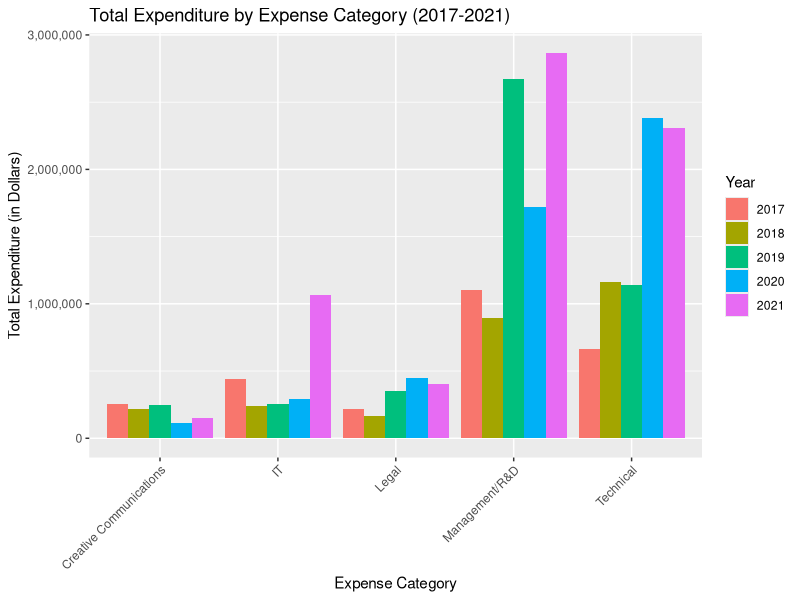
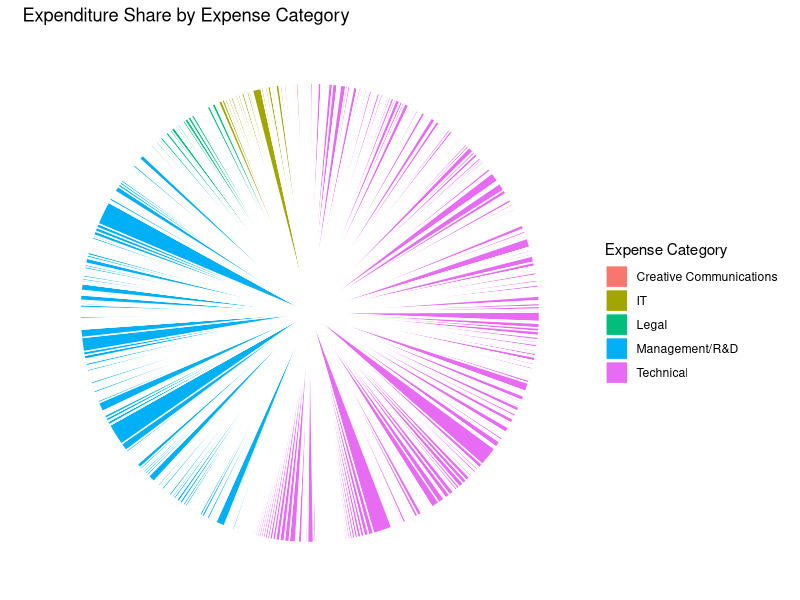
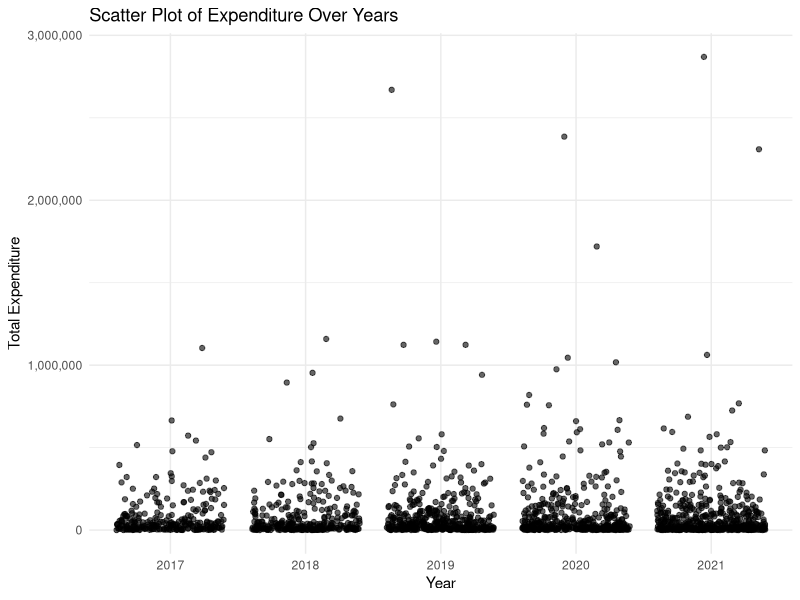
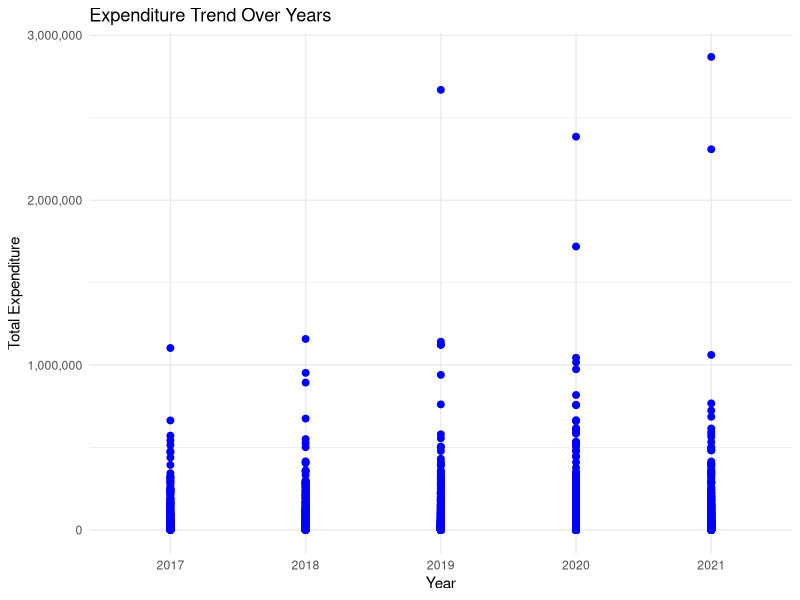

Reproduce these figures in R, in order.
## ---- chunk 1
#| include: false
#| warning: false
#| message: false

library(tidyverse)
library(palmerpenguins)
## ---- chunk 2
#| echo: false
#| message: false
#| warning: false
#| tbl-cap: Sample of Cleaned Consulting Expenditure Data 2021
#| label: tbl_cleaned_data

library(tidyverse) # a collection of data-related packages
library(knitr) # for kable
library(kableExtra)
library(here)
library(ggbeeswarm)

cleaned_expenditure_data_2021 = read_csv(
  file = here("inputs/data/cleaned_data_2021.csv"),
  show_col_types = FALSE
)

cleaned_expenditure_data_2020 = read_csv(file = here("inputs/data/cleaned_data_2020.csv"),
  show_col_types = FALSE
)

cleaned_expenditure_data_2019 = read_csv(file = here("inputs/data/cleaned_data_2019.csv"),
  show_col_types = FALSE
)

cleaned_expenditure_data_2018 = read_csv(file = here("inputs/data/cleaned_data_2018.csv"),
  show_col_types = FALSE
)

cleaned_expenditure_data_2017 = read_csv(file = here("inputs/data/cleaned_data_2017.csv"),
  show_col_types = FALSE
)

options(kableExtra.latex.max.width=1)
head(cleaned_expenditure_data_2021, 6) |>
  kable(
    col.names = c("Budget Type", "City/ABC", "Expense Category", "Division Board", "Consultant's Name", "Expenditure"),
    booktabs = TRUE,
    longtable = FALSE
  ) |> kable_styling(latex_options = c("striped", "scale_down"))


## ---- chunk 3
#| echo: false
#| message: false
#| warning: false
#| tbl-cap: Summary of Consulting Expenditure by Budget Type (2017-2021)
#| label: tbl_summary_17_21

cleaned_expenditure_data_2021 = cleaned_expenditure_data_2021 %>%
  rename(EXPENDITURE = x2021_expenditure)

cleaned_expenditure_data_2020 =  cleaned_expenditure_data_2020 %>%
  rename(EXPENDITURE = x2020_expenditure)

cleaned_expenditure_data_2019 = cleaned_expenditure_data_2019 %>%
  rename(EXPENDITURE = x2019_expenditure)

cleaned_expenditure_data_2018 = cleaned_expenditure_data_2018 %>%
  rename(EXPENDITURE = x2018_expenditure)

cleaned_expenditure_data_2017 = cleaned_expenditure_data_2017 %>%
  rename(EXPENDITURE = x2017_expenditure)


combined_data <- bind_rows(
  cleaned_expenditure_data_2017 %>% mutate(Year = 2017),
  cleaned_expenditure_data_2018 %>% mutate(Year = 2018),
  cleaned_expenditure_data_2019 %>% mutate(Year = 2019),
  cleaned_expenditure_data_2020 %>% mutate(Year = 2020),
  cleaned_expenditure_data_2021 %>% mutate(Year = 2021)
)

budget_type_summary_all_years <- 
  combined_data %>%
  group_by(Year, budget_type) %>%
  summarise(
    total_expenditure = sum(EXPENDITURE),
    average_expenditure = mean(EXPENDITURE),
    max_expenditure = max(EXPENDITURE),
    min_expenditure = min(EXPENDITURE)
  )

options(kableExtra.latex.max.width = 1)
budget_type_summary_all_years %>% 
  kable(
    col.names = c("Year", "Budget Type", "Total Expenditure", "Average Expenditure", "Maximum Expenditure", "Minimum Expenditure"),
    booktabs = TRUE,
    longtable = FALSE
  ) %>%
  kable_styling(latex_options = c("striped", "scale_down"))
## ---- chunk 4
#| echo: false
#| message: false
#| warning: false

library(dplyr)
library(gridExtra)
library(patchwork)
library(ggplot2)

ggplot(data = combined_data, aes(x = expense_category, y = EXPENDITURE, fill = as.factor(Year))) +
  geom_bar(stat = "identity", position = "dodge") +
  labs(title = "Total Expenditure by Expense Category (2017-2021)",
       x = "Expense Category",
       y = "Total Expenditure (in Dollars)",
       fill = "Year") +
  theme(axis.text.x = element_text(angle = 45, hjust = 1))+
  scale_y_continuous(labels = scales::comma_format())


ggplot(data = combined_data, aes(x = "", y = EXPENDITURE, fill = expense_category)) +
  geom_bar(stat = "identity", width = 1, color = "white") +
  coord_polar(theta = "y") +
  labs(title = "Expenditure Share by Expense Category",
       x = NULL,
       y = NULL,
       fill = "Expense Category") +
  theme_void()+
  scale_y_continuous(labels = scales::comma_format())

combined_data$Year <- as.factor(combined_data$Year)

# Plot scatter plot with jitter
ggplot(data = combined_data, aes(x = Year, y = EXPENDITURE)) +
  geom_point(position = position_jitter(), alpha = 0.6) +
  labs(title = "Scatter Plot of Expenditure Over Years",
       x = "Year",
       y = "Total Expenditure") +
  theme_minimal()+
  scale_y_continuous(labels = scales::comma_format())

combined_data$Year <- as.factor(combined_data$Year)

# Trend plot with smooth curve
ggplot(data = combined_data, aes(x = Year, y = EXPENDITURE)) +
  geom_point(color = "blue", size = 2) +
  geom_smooth(method = "loess", se = FALSE, color = "red", size = 1) +
  labs(title = "Expenditure Trend Over Years",
       x = "Year",
       y = "Total Expenditure") +
  theme_minimal()+
  scale_y_continuous(labels = scales::comma_format())
